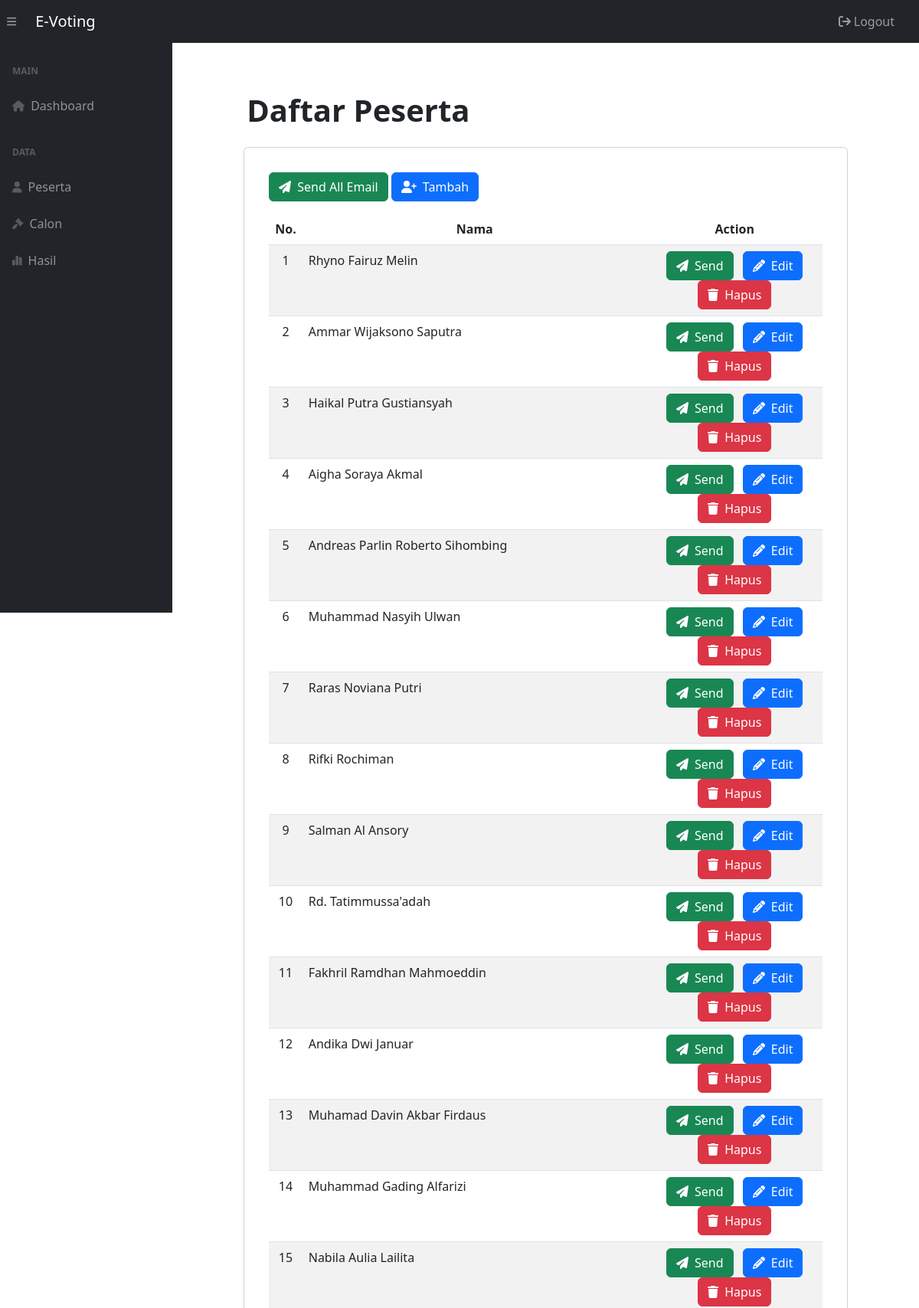
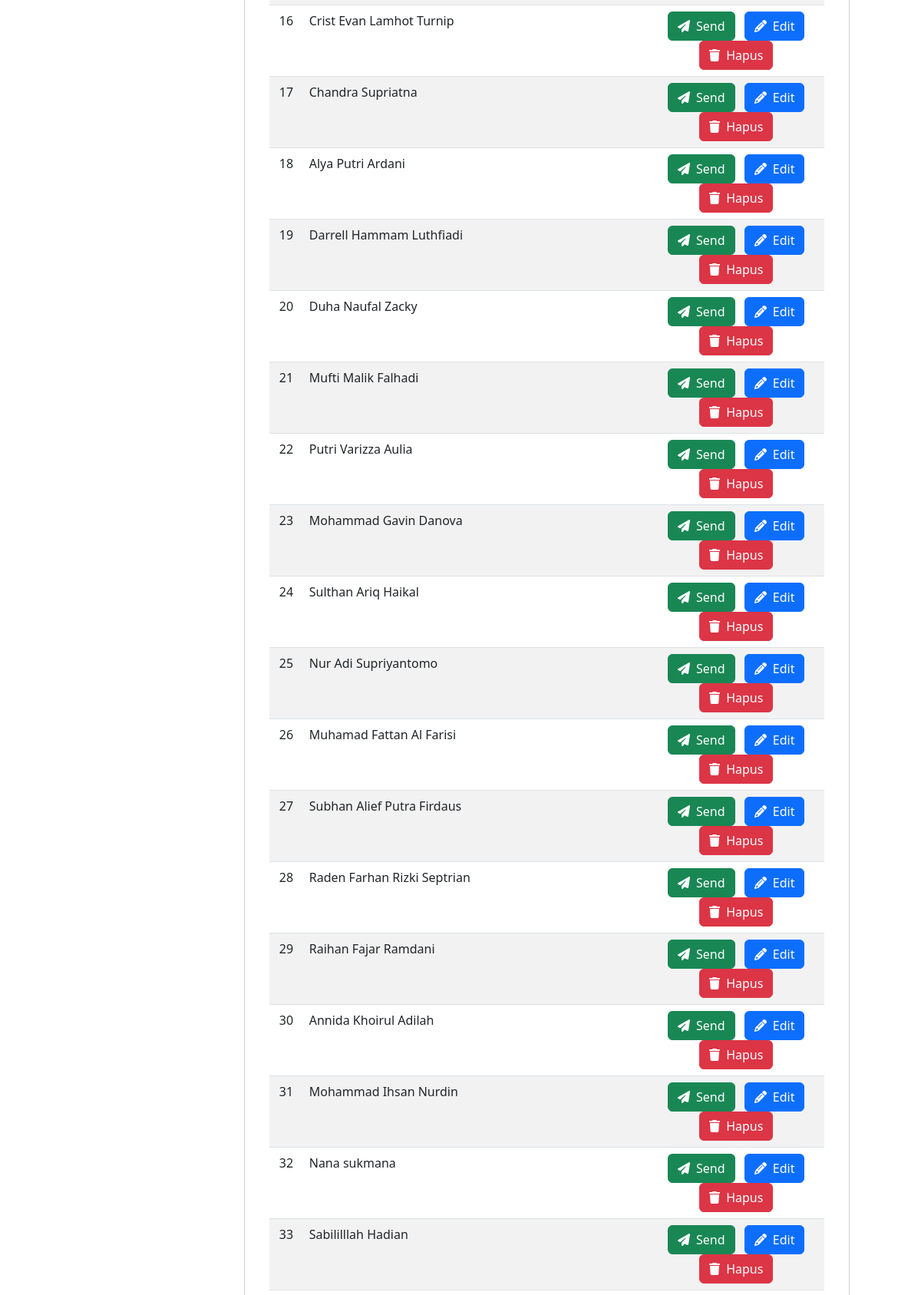
The app's page /admin/index.php?page=peserta&status=success (signed in, upper part) with its own data (2 pictures, top to bottom).
### tables this page shows
CREATE TABLE `peserta` (
  `pese_id` int(11) NOT NULL,
  `pese_nim` varchar(8) NOT NULL,
  `pese_nama` varchar(70) NOT NULL,
  `pese_nomor` varchar(15) NOT NULL,
  `pese_email` varchar(70) NOT NULL,
  `pese_token` varchar(5) NOT NULL
);

### admin/index.php (called while the page is built, shortened)
<?php
$page = isset($_GET['page']) ? $_GET['page'] : 'dashboard';
switch ($page) {
    case 'peserta':
        $content = './content/peserta.php';
        break;
}
include('./sidePages/header.php');
include('./sidePages/navbar.php');
include($content);
include('./sidePages/footer.php');
?>

### admin/content/peserta.php (the view, shortened to what this page needs)
<?php
include "../services/koneksi.php";
?>
<div class="container-fluid mt-5">
    <div class="row d-flex justify-content-center align-items-center">
        <div class="col-md-10 p-3">
            <h1 class="text-left fw-bold">Daftar Peserta</h1>
        </div>
        <div class="col-md-10">
            <div class="card">
                <div class="card-body m-3">
                    <a type="button" href="../services/action-sendemail.php" class="btn btn-success"><i class="fa-solid fa-paper-plane me-2"></i>Send All Email</a>
                    <button type="button" class="btn btn-primary" data-bs-toggle="modal"
                        data-bs-target="#tambahModal"><i class="fa-solid fa-user-plus me-2"></i>Tambah</button>
                    <div class="table mt-3">
                        <table class="table table-striped" id="datatablesSimple" style="width: 100%;">
                            <thead>
                                <tr>
                                    <th class="text-center">No.</th>
                                    <th class="text-center" style="width: 450px;">Nama</th>
                                    <th class="text-center">Action</th>
                                </tr>
                            </thead>
                            <tbody>
                                <?php
                                $sql = "SELECT * FROM peserta";
                                $result = mysqli_query($conn, $sql);
                                if (mysqli_num_rows($result) > 0) {
                                    $no = 1;
                                    while ($row = mysqli_fetch_assoc($result)) {
                                        ?>
                                        <tr>
                                            <td class="text-center">
                                                <?php echo $no++; ?>
                                            </td>
                                            <td>
                                                <?php echo $row["pese_nama"]; ?>
                                            </td>
                                            <td class="text-center">
                                                <a href='../services/action-sendemail.php?pese_id=<?php echo $row['pese_id']; ?>'
                                                    class='btn btn-success mx-1'><i class="fa-solid fa-paper-plane me-2"></i>Send</a>
                                                <button type="button" class="btn btn-primary mx-1" data-bs-toggle="modal"
                                                    data-bs-target="#editModal<?php echo $row['pese_id']; ?>"><i class="fa-solid fa-pencil me-2"></i>Edit</button>
                                                <a href='../services/action-delete.php?pese_id=<?php echo $row['pese_id']; ?>'
                                                    class='btn btn-danger mx-1'><i class="fa-solid fa-trash me-2"></i>Hapus</a>
                                            </td>
                                        </tr>
                                        <?php
                                    }
                                } else {
                                    echo "<tr><td colspan='5'>No data found</td></tr>";
                                }
                                ?>
                            </tbody>
                        </table>
                    </div>
                </div>
            </div>
        </div>
    </div>
</div>

### records on screen
peserta: pese_nama "Rhyno Fairuz Melin"
peserta: pese_nama "Ammar Wijaksono Saputra"
peserta: pese_nama "Haikal Putra Gustiansyah"
peserta: pese_nama "Aigha Soraya Akmal"
peserta: pese_nama "Andreas Parlin Roberto Sihombing"
peserta: pese_nama "Muhammad Nasyih Ulwan"
peserta: pese_nama "Raras Noviana Putri"
peserta: pese_nama "Rifki Rochiman"
peserta: pese_nama "Salman Al Ansory"
peserta: pese_nama "Rd. Tatimmussa'adah"
peserta: pese_nama "Fakhril Ramdhan Mahmoeddin"
peserta: pese_nama "Andika Dwi Januar"
peserta: pese_nama "Muhamad Davin Akbar Firdaus"
peserta: pese_nama "Muhammad Gading Alfarizi"
peserta: pese_nama "Nabila Aulia Lailita"
peserta: pese_nama "Crist Evan Lamhot Turnip"
peserta: pese_nama "Chandra Supriatna"
peserta: pese_nama "Alya Putri Ardani"
peserta: pese_nama "Darrell Hammam Luthfiadi"
peserta: pese_nama "Duha Naufal Zacky"
peserta: pese_nama "Mufti Malik Falhadi"
peserta: pese_nama "Putri Varizza Aulia"
peserta: pese_nama "Mohammad Gavin Danova"
peserta: pese_nama "Sulthan Ariq Haikal"
peserta: pese_nama "Nur Adi Supriyantomo"
peserta: pese_nama "Muhamad Fattan Al Farisi"
peserta: pese_nama "Subhan Alief Putra Firdaus"
peserta: pese_nama "Raden Farhan Rizki Septrian"
peserta: pese_nama "Raihan Fajar Ramdani"
peserta: pese_nama "Annida Khoirul Adilah"
peserta: pese_nama "Mohammad Ihsan Nurdin"
peserta: pese_nama "Nana sukmana"
peserta: pese_nama "Sabililllah Hadian"
